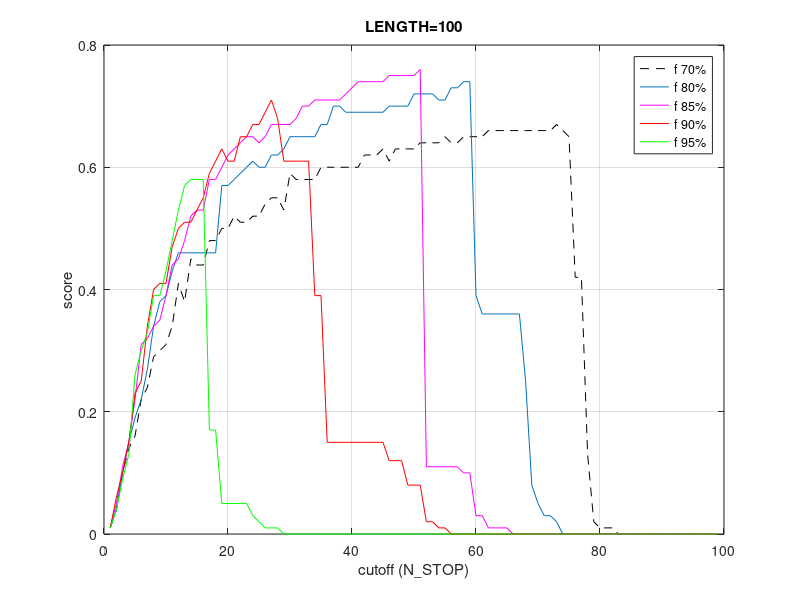

The MATLAB source for this figure:
# LENGTH 100, N_ITER 100000

figure; plot([ 0.0100 0.0400 0.1000 0.1400 0.1600 0.2200 0.2400 0.2900 0.3000 0.3100 0.3400 0.4100 0.3800 0.4500 0.4400 0.4400 0.4800 0.4800 0.5000 0.5000 0.5200 0.5100 0.5100 0.5200 0.5200 0.5400 0.5500 0.5500 0.5300 0.5900 0.5800 0.5800 0.5800 0.5800 0.6000 0.6000 0.6000 0.6000 0.6000 0.6000 0.6000 0.6200 0.6200 0.6200 0.6300 0.6100 0.6300 0.6300 0.6300 0.6300 0.6400 0.6400 0.6400 0.6400 0.6500 0.6400 0.6400 0.6500 0.6500 0.6500 0.6500 0.6600 0.6600 0.6600 0.6600 0.6600 0.6600 0.6600 0.6600 0.6600 0.6600 0.6600 0.6700 0.6600 0.6500 0.4200 0.4200 0.1300 0.0200 0.0100 0.0100 0.0100 0.0000 0.0000 0.0000 0.0000 0.0000 0.0000 0.0000 0.0000 0.0000 0.0000 0.0000 0.0000 0.0000 0.0000 0.0000 0.0000 0.0000 nan ], 'k--');
hold on; plot([ 0.0100 0.0400 0.1000 0.1500 0.1900 0.2200 0.2700 0.3400 0.3800 0.3900 0.4300 0.4600 0.4600 0.4600 0.4600 0.4600 0.4600 0.4600 0.5700 0.5700 0.5800 0.5900 0.6000 0.6100 0.6000 0.6000 0.6200 0.6200 0.6300 0.6500 0.6500 0.6500 0.6500 0.6500 0.6700 0.6700 0.7000 0.7000 0.6900 0.6900 0.6900 0.6900 0.6900 0.6900 0.6900 0.7000 0.7000 0.7000 0.7000 0.7200 0.7200 0.7200 0.7200 0.7100 0.7100 0.7300 0.7300 0.7400 0.7400 0.3900 0.3600 0.3600 0.3600 0.3600 0.3600 0.3600 0.3600 0.2500 0.0800 0.0500 0.0300 0.0300 0.0200 0.0000 0.0000 0.0000 0.0000 0.0000 0.0000 0.0000 0.0000 0.0000 0.0000 0.0000 0.0000 0.0000 0.0000 0.0000 0.0000 0.0000 0.0000 0.0000 0.0000 0.0000 0.0000 0.0000 0.0000 0.0000 0.0000 nan ]);
hold on; plot([ 0.0100 0.0500 0.1100 0.1500 0.2200 0.3100 0.3200 0.3400 0.3500 0.3900 0.4400 0.4500 0.4800 0.5200 0.5300 0.5300 0.5800 0.5800 0.6000 0.6200 0.6300 0.6400 0.6500 0.6500 0.6400 0.6500 0.6700 0.6700 0.6700 0.6700 0.6800 0.7000 0.7000 0.7100 0.7100 0.7100 0.7100 0.7100 0.7200 0.7300 0.7400 0.7400 0.7400 0.7400 0.7400 0.7500 0.7500 0.7500 0.7500 0.7500 0.7600 0.1100 0.1100 0.1100 0.1100 0.1100 0.1100 0.1000 0.1000 0.0300 0.0300 0.0100 0.0100 0.0100 0.0100 0.0000 0.0000 0.0000 0.0000 0.0000 0.0000 0.0000 0.0000 0.0000 0.0000 0.0000 0.0000 0.0000 0.0000 0.0000 0.0000 0.0000 0.0000 0.0000 0.0000 0.0000 0.0000 0.0000 0.0000 0.0000 0.0000 0.0000 0.0000 0.0000 0.0000 0.0000 0.0000 0.0000 0.0000 nan ],'m');
hold on; plot([ 0.0100 0.0600 0.1000 0.1500 0.2300 0.2500 0.3400 0.4000 0.4100 0.4100 0.4700 0.5000 0.5100 0.5100 0.5300 0.5500 0.5900 0.6100 0.6300 0.6100 0.6100 0.6500 0.6500 0.6700 0.6700 0.6900 0.7100 0.6800 0.6100 0.6100 0.6100 0.6100 0.6100 0.3900 0.3900 0.1500 0.1500 0.1500 0.1500 0.1500 0.1500 0.1500 0.1500 0.1500 0.1500 0.1200 0.1200 0.1200 0.0800 0.0800 0.0800 0.0200 0.0200 0.0100 0.0100 0.0000 0.0000 0.0000 0.0000 0.0000 0.0000 0.0000 0.0000 0.0000 0.0000 0.0000 0.0000 0.0000 0.0000 0.0000 0.0000 0.0000 0.0000 0.0000 0.0000 0.0000 0.0000 0.0000 0.0000 0.0000 0.0000 0.0000 0.0000 0.0000 0.0000 0.0000 0.0000 0.0000 0.0000 0.0000 0.0000 0.0000 0.0000 0.0000 0.0000 0.0000 0.0000 0.0000 0.0000 nan ],'r');
hold on; plot([ 0.0100 0.0400 0.0900 0.1300 0.2600 0.3000 0.3300 0.3900 0.3900 0.4300 0.4800 0.5300 0.5700 0.5800 0.5800 0.5800 0.1700 0.1700 0.0500 0.0500 0.0500 0.0500 0.0500 0.0300 0.0200 0.0100 0.0100 0.0100 0.0000 0.0000 0.0000 0.0000 0.0000 0.0000 0.0000 0.0000 0.0000 0.0000 0.0000 0.0000 0.0000 0.0000 0.0000 0.0000 0.0000 0.0000 0.0000 0.0000 0.0000 0.0000 0.0000 0.0000 0.0000 0.0000 0.0000 0.0000 0.0000 0.0000 0.0000 0.0000 0.0000 0.0000 0.0000 0.0000 0.0000 0.0000 0.0000 0.0000 0.0000 0.0000 0.0000 0.0000 0.0000 0.0000 0.0000 0.0000 0.0000 0.0000 0.0000 0.0000 0.0000 0.0000 0.0000 0.0000 0.0000 0.0000 0.0000 0.0000 0.0000 0.0000 0.0000 0.0000 0.0000 0.0000 0.0000 0.0000 0.0000 0.0000 0.0000 nan ],'g');
grid;

legend('f 70%', 'f 80%', 'f 85%','f 90%', 'f 95%');
xlabel('cutoff (N\_STOP)');
ylabel('score');
title('LENGTH=100');
